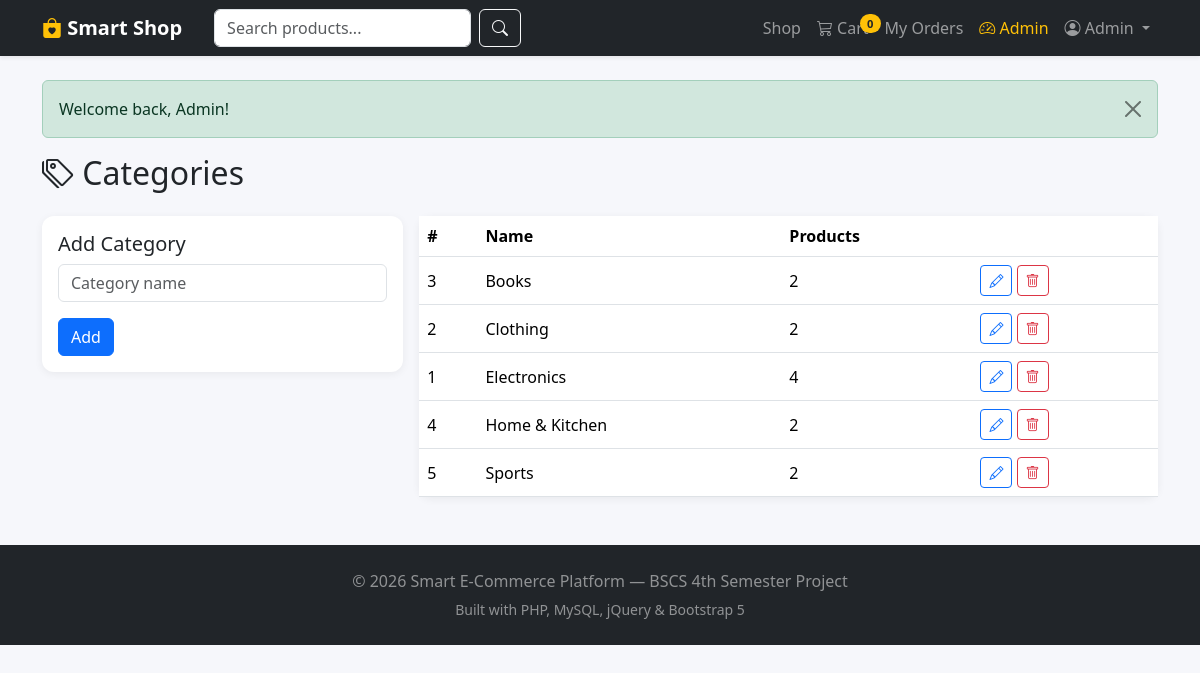
Screenshot of /admin/categories.php (signed in) with the database file from the repository.
### tables this page shows
CREATE TABLE `categories` (
  `id` INT AUTO_INCREMENT PRIMARY KEY,
  `name` VARCHAR(100) NOT NULL UNIQUE,
  `created_at` TIMESTAMP DEFAULT CURRENT_TIMESTAMP
);

### includes/auth.php (called while the page is built, shortened)
<?php
function e(string $s): string {
    return htmlspecialchars($s, ENT_QUOTES, 'UTF-8');
}

### admin/categories.php (the view, shortened to what this page needs)
<?php
require_once __DIR__ . '/../includes/auth.php';
require_once __DIR__ . '/../includes/header.php';
$cats = $pdo->query("SELECT c.*, (SELECT COUNT(*) FROM products WHERE category_id=c.id) AS pcount
                     FROM categories c ORDER BY c.name")->fetchAll();
$edit = null;
?>
<h2 class="mb-4"><i class="bi bi-tags"></i> Categories</h2>
<div class="row g-3">
    <div class="col-md-4">
        <div class="card admin-card">
            <div class="card-body">
                <h5><?= $edit ? 'Edit' : 'Add' ?> Category</h5>
                <form method="post">
                    <input type="text" name="name" class="form-control mb-3" required maxlength="100"
                        value="<?= e($edit['name'] ?? '') ?>" placeholder="Category name">
                    <button class="btn btn-primary"><?= $edit ? 'Update' : 'Add' ?></button>
                </form>
            </div>
        </div>
    </div>
    <div class="col-md-8">
        <div class="card admin-card">
            <div class="table-responsive">
                <table class="table mb-0 align-middle">
                    <thead>
                        <tr>
                            <th>#</th>
                            <th>Name</th>
                            <th>Products</th>
                            <th></th>
                        </tr>
                    </thead>
                    <tbody>
                        <?php foreach ($cats as $c): ?>
                            <tr>
                                <td><?= $c['id'] ?></td>
                                <td><?= e($c['name']) ?></td>
                                <td><?= $c['pcount'] ?></td>
                                <td>
                                    <a href="?edit=<?= $c['id'] ?>" class="btn btn-sm btn-outline-primary"><i class="bi bi-pencil"></i></a>
                                    <a href="?delete=<?= $c['id'] ?>" class="btn btn-sm btn-outline-danger confirm-delete"><i class="bi bi-trash"></i></a>
                                </td>
                            </tr>
                        <?php endforeach; ?>
                    </tbody>
                </table>
            </div>
        </div>
    </div>
</div>
<?php require_once __DIR__ . '/../includes/footer.php'; ?>

### assets/css/style.css (style rules this page uses)
body { background: #f6f7fb; font-family: "Segoe UI", Roboto, sans-serif; }
.admin-card { border: none; box-shadow: 0 2px 8px rgba(0, 0, 0, 0.06); border-radius: 0.75rem; }
.table thead { background: #212529; color: #fff; }

### rows the page displays
categories: id "3", name "Books", pcount "2"
categories: id "2", name "Clothing", pcount "2"
categories: id "1", name "Electronics", pcount "4"
categories: id "4", name "Home & Kitchen", pcount "2"
categories: id "5", name "Sports", pcount "2"

### other values shown
$cartCount "0"
current_user_name() "Admin"
$msg "Welcome back, Admin!"
